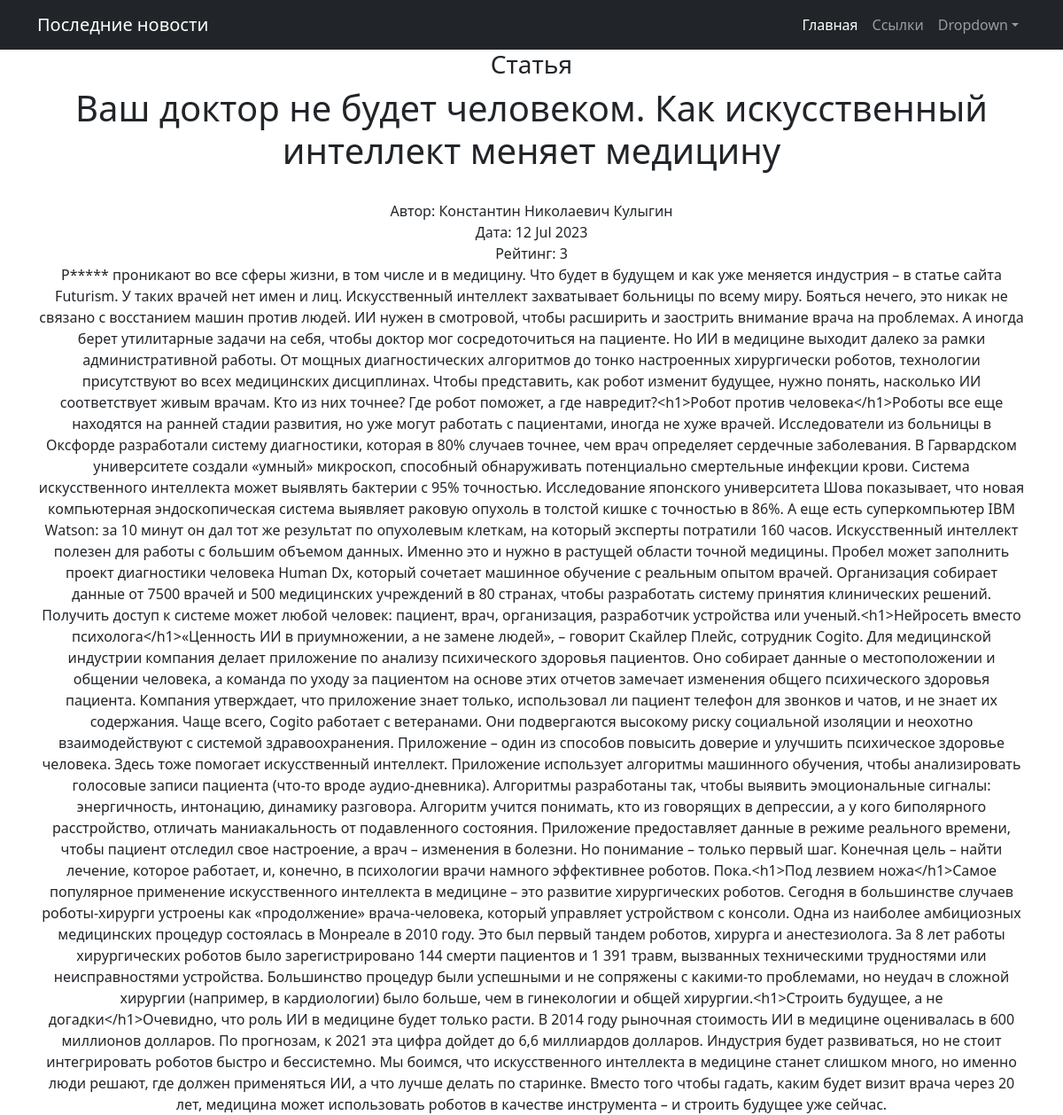
The page /news/3 on the database as committed earlier.
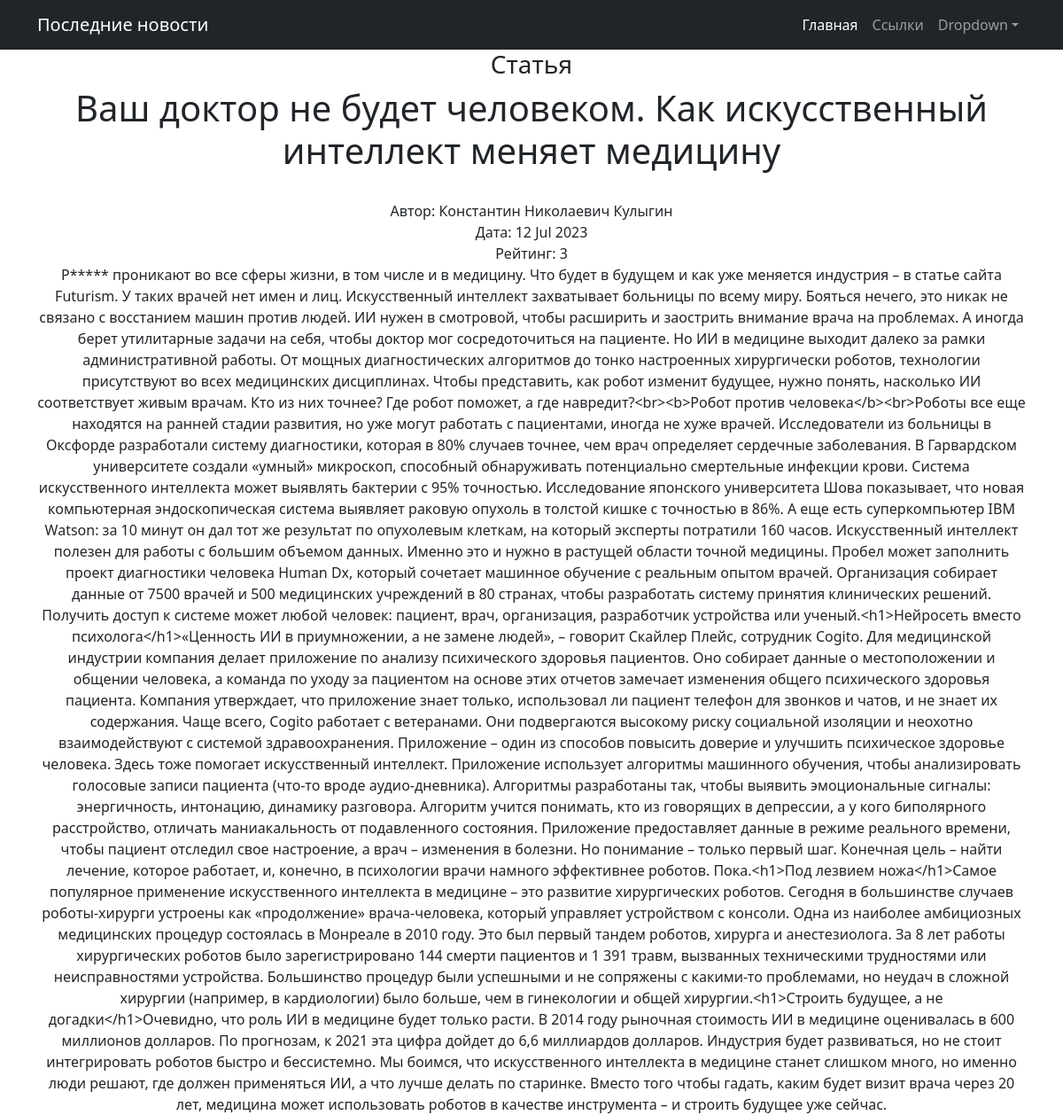
The same page on the database as committed later.
### newsportalapp/models.py (models this page shows, shortened)
class Post(models.Model):
    post_author = models.ForeignKey(Author, on_delete=models.CASCADE)          # - связь «один ко многим» с моделью Author;
    post_type = models.CharField(max_length=2, choices=POSTTYPE) #, default='N')  # - поле с выбором — «статья» или «новость»;
    post_date = models.DateTimeField(auto_now_add=datetime.datetime.now())     # - автоматически добавляемая дата и время создания;
    post_category = models.ManyToManyField(Category, through='PostCategory')   # - связь «многие ко многим» с моделью Category(с дополнительной моделью PostCategory);
    post_title = models.CharField(max_length=124)                              # - заголовок статьи / новости;
    post_text = models.TextField()                                             # - текст статьи / новости;
    post_rating = models.IntegerField()                # - рейтинг статьи / новости.

class Author(models.Model):
    author_user = models.OneToOneField(User, on_delete=models.CASCADE)  # - cвязь «один к одному» с встроенной моделью пользователей User;
    author_rating = models.IntegerField(default=0)                      # - рейтинг пользователя.Ниже будет дано описание того, как этот рейтинг можно посчитать.

### newsportalapp/views.py (the view)
# urls.py: path('<int:pk>', PostDetail.as_view(), name='post_detail'),
class PostDetail(DetailView):
    model = Post
    template_name = 'new.html'
    context_object_name = 'new'

### newsportalapp/templatetags/custom_filters.py (called while the page is built)
@register.filter()
def censor(value):
    if type(value) != str:
        raise ValueError("Применять данный фильтр следует к строке!")
    try:
        value_list = value.split()
        value_list_c = value_list.copy()
        for i in range(len(FAILED_WORDS)):  # перебираем список запрещенных слов
            j = 0
            for value_list_word in value_list_c:            # перебираем слова из проверяемого текста
                if value_list_word == FAILED_WORDS[i]:     # если находим совпадение
                    value_list_word_new = value_list_word[:1:1] + '*'*(len(value_list_word)-1)
                    value_list.insert(j, value_list_word_new)
                    value_list.pop(j+1)
                j += 1
    except ValueError as error:
        print(error)
    else:
        value_new = ' '.join(value_list)
        return f'{value_new}'

### templates/new.html (shortened to what this page needs)
{% extends 'flatpages/default.html' %}
{% load custom_filters %}
{% load custom_tags %}
{% block content %}
   {% if  new.post_type == 'N'%}
      <h1>Новость</h1>
      <b>{{ new.post_title|censor }}</b>
      <br>
      Корреспондент: {{ new.post_author.author_user }}
   {% else %}
      <h3>Статья</h3>
      <h1>{{ new.post_title|censor }}</h1>
      <br>
      Автор: {{ new.post_author.author_user }}
   {% endif %}
   <br>
   Дата: {{ new.post_date|date:"d M Y" }}
   <br>
   Рейтинг: {{ new.post_rating }}
   <br>
   {{ new.post_text|censor }}
{% endblock content %}

Rows that differ between the two databases and show on the page:
changed Post "Ваш доктор не будет человеком. Как искусственный интеллект меняет медицину": post_text|censor "…робот поможет, а где навредит?<h1>Робот против человека</h1>Роботы все еще находятся на ранней стадии развития, но уже могут работать с пациентами, иногда не хуже врачей. Исследователи из больницы в Оксфорде разработали систему диагностики, которая в 80% случаев точнее, чем врач определяет сердечные заболевания. В Гарвардском университете создали «умный» микроскоп, способный обнаруживать потенциально смертельные инфекции крови. Система искусственного интеллекта может выявлять бактерии с 95% точностью. Исследование японского университета Шова показывает, что новая компьютерная эндоскопическая система выявляет раковую опухоль в толстой кишке с точностью в 86%. А еще есть суперкомпьютер IBM…" → "…робот поможет, а где навредит?<br><b>Робот против человека</b><br>Роботы все еще находятся на ранней стадии развития, но уже могут работать с пациентами, иногда не хуже врачей. Исследователи из больницы в Оксфорде разработали систему диагностики, которая в 80% случаев точнее, чем врач определяет сердечные заболевания. В Гарвардском университете создали «умный» микроскоп, способный обнаруживать потенциально смертельные инфекции крови. Система искусственного интеллекта может выявлять бактерии с 95% точностью. Исследование японского университета Шова показывает, что новая компьютерная эндоскопическая система выявляет раковую опухоль в толстой кишке с точностью в 86%. А еще есть суперкомпьютер…"
